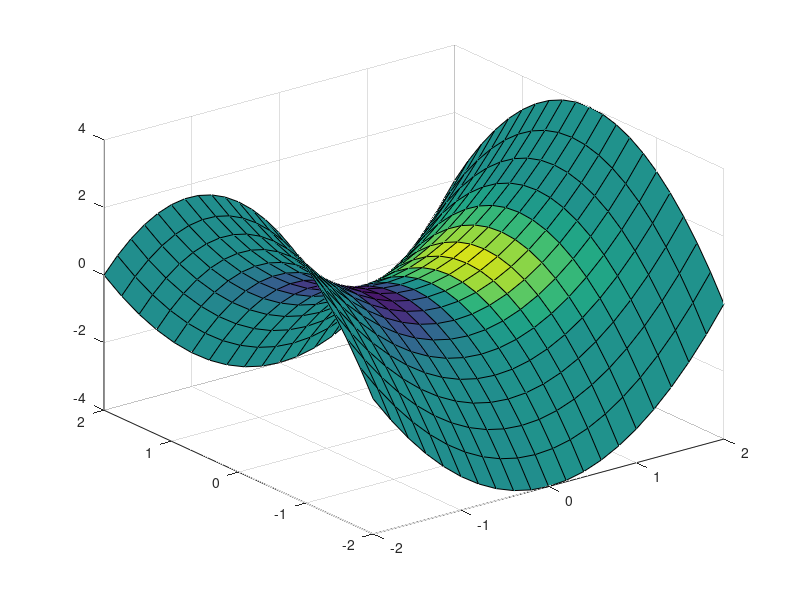
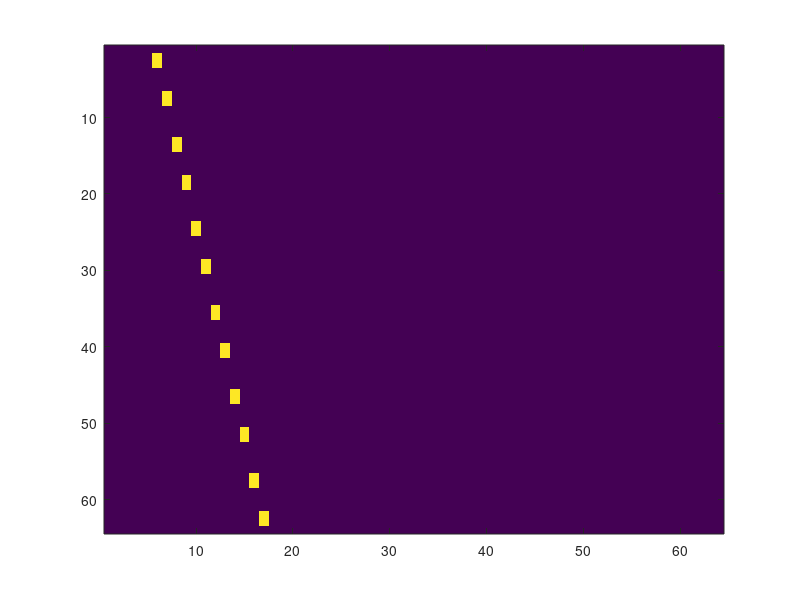
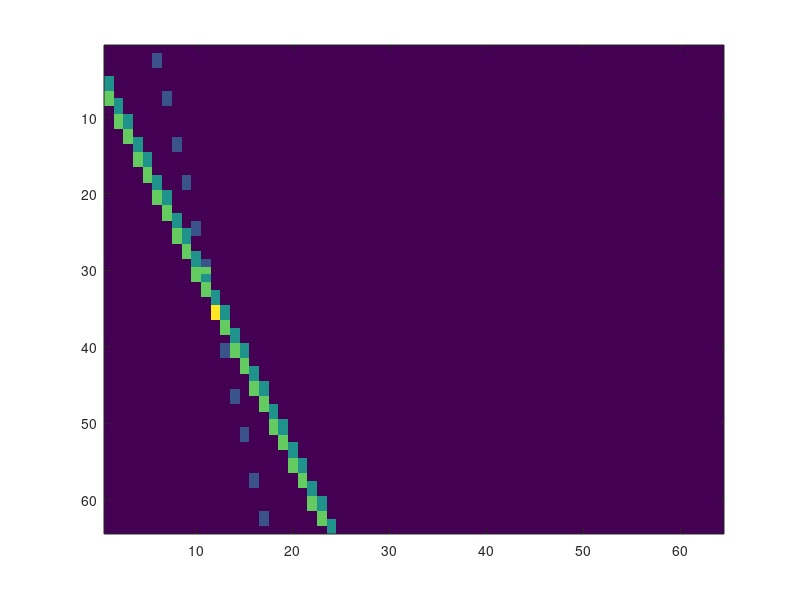

Reproduce these figures in MATLAB, in order.

%{

clear; close all;
% restoredefaultpath; 
expt.paths.code = pwd;
addpath( genpath( expt.paths.code ));
clearvars -except expt sol

rng( 'shuffle' )
try gpuDevice, reset( gpuDevice( 1 )); catch, end;


clear; close all; testing_ndim_indexing




% clear; close all
% 
% indx = [[ 7; 13 ], [ 22; 32 ], [ 51; 60 ]];
% a    = [[ 1; 2 ], [ 3; 4 ], [ 5; 6] ]
% 
% b = zeros( 5, 4, 3  );
% 
% b( indx ) = a

% A = 1;
% B = 1;
% C = 1; 
% D = 1;
% [x y] = meshgrid(-1:0.1:1); % Generate x and y data
% z = -1/C*(A*x + B*y + D); % Solve for z data
% surf(x,y,z) %Plot the surface

%}
%==================================================================================================

clear; close all; 
paths_code = '~/Documents/Science/Matlab/Code/tomolamino/testing';
cd( paths_code )

restoredefaultpath; 
addpath( genpath( '~/Documents/Science/Matlab/Code/cdi' ));
addpath( genpath( paths_code ));
clearvars -except expt sol paths_code

%==================================================================================================
% 2d

clear; close all;

Nr = 64;
Nc = 64;

lnwidth = 2.0;

[ cc, rr ] = meshgrid( 1 : Nc, 1 : Nr );




[ X, Y, Z ] = meshgrid( -5 : 0.2 : 5 );
V = X .* exp( -X .^ 2 - Y .^ 2 - Z .^ 2 );

[ xsurf, ysurf ] = meshgrid( -2 : 0.2 : 2 );
zsurf = xsurf .^ 2 - ysurf .^ 2;
slice( X, Y, Z, V, xsurf, ysurf, zsurf )








r1a = ((5.5 * cc + 0 * lnwidth - 32 ) < rr);
r1b = ((5.5 * cc + 1 * lnwidth - 32 ) < rr);
r1 = ( r1a - r1b );

figure; 
imagesc( 1.0 * r1 )










r1a = ((5.5 * cc + 0 * lnwidth - 32 ) < rr);
r1b = ((5.5 * cc + 1 * lnwidth - 32 ) < rr);
r1 = ( r1a - r1b );

r2a = ((2.5 * cc + 1 * lnwidth ) < rr);
r2b = ((2.5 * cc + 2 * lnwidth ) < rr);
r2 = ( r2a - r2b );

r3a = ((2.5 * cc + 2 * lnwidth ) < rr);
r3b = ((2.5 * cc + 3 * lnwidth ) < rr);
r3 = ( r3a - r3b );

figure; 
imagesc( 1.0 * r1 + 2.0 * r2 + 3.0 * r3)



return

%==================================================================================================
% 3d





[ cc, rr, pp ] = meshgrid( single( 1 : 256 ), single( 1 : 256 ), single( 1 : 512 ));

Vbp1 = ( rr < (( 0.5 * cc + 0.4 * pp ) - 0 ));

Vbp2 = ( rr <= (( 0.5 * cc + 0.4 * pp ) - 0 ));

figure; isosurface( Vbp1 )
figure; isosurface( Vbp2 )
figure; isosurface( Vbp1 - Vbp2 )



V = Vbp1 - Vbp2;
for pp = 1 : 512
    
    figure( 555 ); imagesc( V( :, :, pp ))

 
end


Vbp1 = ((rr - (( 0.5 * cc + 0.4 * pp ) - 0 )) < 1.0);


for pp = 1 : 512
    
    figure( 555 ); imagesc( Vbp1( :, :, pp ))

 
end



return

%==================================================================================================

Nr = 5;
Nc = 4;

A0v = 10 * transpose( 1 : ( Nr * Nc )) + 0

A0m = reshape( A0v, [ Nr, Nc ] );
Am  = zeros( Nr, Nc,  3 );

ind( :, 1 ) = [ 24, 25, 26, ...
                34, 35, 36, ...
                44, 45, 46, ...
                54, 55, 56 ];

ind( :, 2 ) = [ 54, 55, 56, ...
                64, 75, 76, ...
                74, 75, 76, ...
                04, 05, 06 ];


ind( :, 3 ) = [ 42, 43, 44, ...
                52, 53, 54, ...
                62, 63, 64, ...
                72, 73, 74 ];


A0m( ind );
A0v( ind )

tmp0 = A0m( ind );
% tmp0 = reshape( tmp0, [ 3, 4, 3] )


% Av( ind, : ) = tmp0

Av  = zeros( Nr * Nc, 3 );

% Av( ind ) = tmp0

Av( ind( 1, :) ) = tmp0( 1, : )







Av  = zeros( Nr * Nc * 1, 1 );
Av( ind ) = tmp0


reshape( Av, [ Nr * Nc, 3 ] )







Av( ind( :, 1:2 ), 1:2) = tmp0( :, 1:2 )




Av( ind( :, 1 ), 1 ) = tmp0( :, 1 )
Av( ind( :, 2 ), 2 ) = tmp0( :, 2 )
Av( ind( :, 3 ), 3 ) = tmp0( :, 3 )






Am( :, :, 1 ) = reshape( Av(:, 1), [Nr, Nc] )

%==================================================================================================


clear; close all;

B = [ 1, 2, 3, 4; 
      9, 8, 7, 6; 
      4, 5, 6, 7;
      6, 5, 4, 3;
      7, 8, 9, 10;
      3, 4, 5, 6;  ];

A = transpose( 1 : 10 ); 
A = repmat( A, 1, 5 );

for cc = 2 : size( A, 2 )
    
    A( :, cc ) = 10 * A( :, cc - 1 );

end

% A( :, :, 2 ) = A( :, : );
% A( :, 1, 2 ) = 10 * A( :, 1, 2 ) + 1;
% 
% 
% for cc = 2 : size( A, 2 )
%     
%     A( :, cc, 2 ) = 10 * A( :, cc - 1, 2 );
% 
% end











C = A( B, : )




E = reshape( C, [ size( B ), size( C, 2 ) ] )



D = A( B, :, : );

F = reshape( D, [ size( B ), size( D, 2 ), size( D, 3 ) ] )










clear; close all;


z = [ [ 11; 21; 31 ], [ 101; 201; 301 ], [ 701; 801; 901 ], 60 * [ rand; rand; rand ] ]; 
v = [ [  1;  2;  3 ], [   1;   3;   4 ], [   4;   1;   3 ],      [    2;    1;    4 ] ] + [0, 4, 8, 12]; 

b = [ [ 0, 0, 0, 0 ]; [ 0, 0, 0, 0 ]; [ 0, 0, 0, 0 ]; [ 0, 0, 0, 0 ] ]'; 




b( v ) = z





















